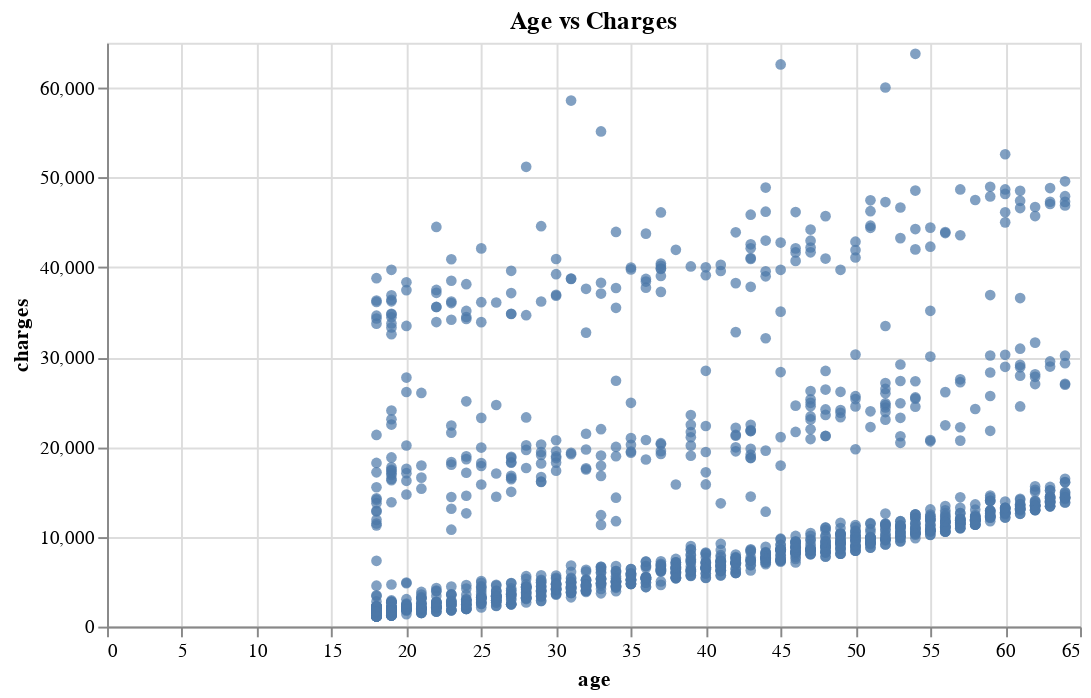

Notebook cell for this chart:
### Markdown cell above
Bar plots based on average charges show that males have higher average charges compared to females. Additionally, individuals living in the southeast region tend to have higher charges than those in other areas, with similar trends observed in the northeast.  

It appears that smokers have significantly higher average charges compared to non-smokers. This could be attributed to the fact that there are fewer samples of smokers in the dataset, and those individuals with higher medical charges disproportionately influence the average.

### Code cell
# Using altair to make scatter plot
alt.Chart(df, width = 500, height = 300).mark_circle().encode(
    x = alt.X('age:Q'),
    y = alt.Y('charges:Q')
).properties(title = 'Age vs Charges').interactive()

### Figure 1 — Vega-Lite specification as saved in the notebook (floating-point values rounded to 4 significant figures; data arrays with more than 128 entries replaced by an {"elided": "..."} marker saying what was removed)
{"config": {"view": {"continuousWidth": 300, "continuousHeight": 300}}, "data": {"name": "data-7fefb09d058e2c91938f8d9ea784c5c0"}, "mark": {"type": "circle"}, "encoding": {"x": {"field": "age", "type": "quantitative"}, "y": {"field": "charges", "type": "quantitative"}}, "height": 300, "params": [{"name": "param_2", "select": {"type": "interval", "encodings": ["x", "y"]}, "bind": "scales"}], "title": "Age vs Charges", "width": 500, "$schema": "https://vega.github.io/schema/vega-lite/v5.16.3.json", "datasets": {"data-7fefb09d058e2c91938f8d9ea784c5c0": {"elided": "1337 records"}}}
